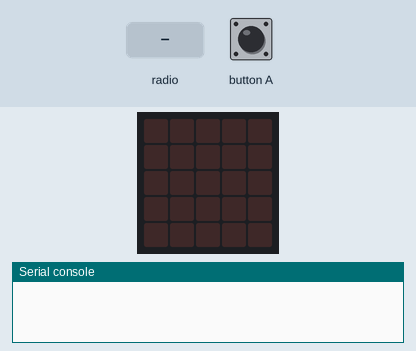
The program below on a simulated BBC micro:bit (MakeCode). Shown: the board's 5×5 LED display, the last lines printed to the serial console. The inputs (shaded band) are chosen by the test bench. Random numbers come from a fixed seed; no radio messages arrive unless stated (any console line starting 'radio sent:' is added by the test bench).

Above: at 1.2 s.
1.3 s: button A pressed for 0.15 s
At 2.3 s:
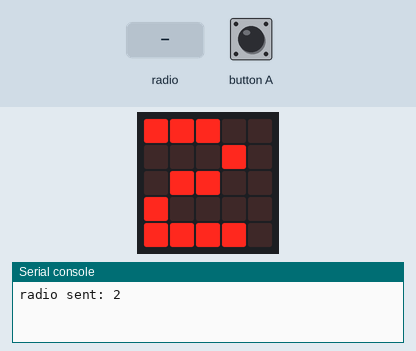
2.9 s: radio message "1" arrives
At 3.9 s:
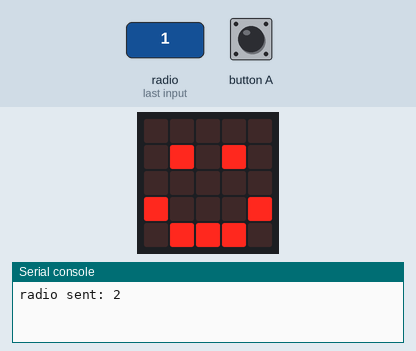
5.1 s: radio message "5" arrives
At 6.8 s:
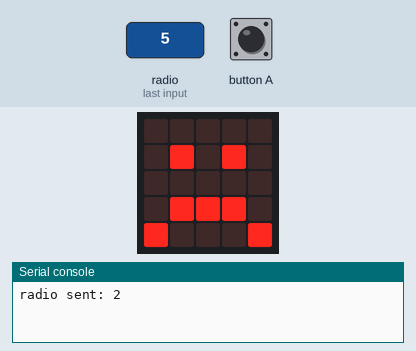
7.3 s: button A pressed for 0.15 s
At 8.0 s:
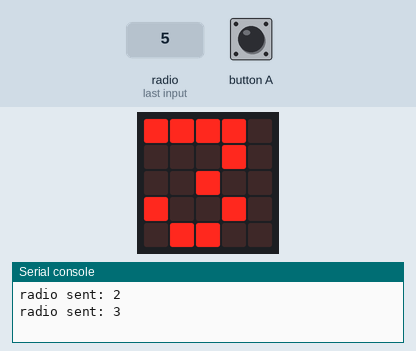
8.9 s: radio message "0" arrives
At 9.5 s:
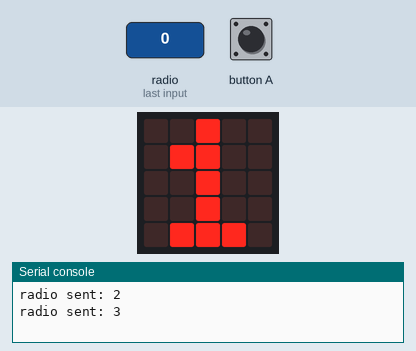
Timing chart, 0 to 11.9 s (numbered marks = the images above; inputs shaded):
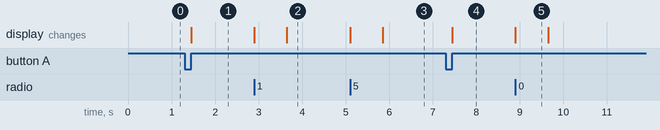

Measured:
- after the input at 1.3 s, the display: changes after 0.15 s (image 1)
- after the input at 2.9 s, the display: first changes at once (image 2 shows a later state)
- after the input at 5.1 s, the display: first changes at once (image 3 shows a later state)
- after the input at 7.3 s, the display: changes after 0.15 s (image 4)
- after the input at 8.9 s, the display: changes at once (image 5)
- what the display in image 5 shows lasts 0.8 s, from 8.9 s to 9.7 s

The program:

main.ts
```typescript
radio.onReceivedNumber(function on_received_number(receivedNumber: number) {

    numcpu = randint(1, 6)
    basic.showNumber(numcpu)
    if (receivedNumber < numcpu) {
        basic.showIcon(IconNames.Happy)
    } else {
        basic.showIcon(IconNames.Sad)
    }

})
input.onButtonPressed(Button.A, function on_button_pressed_a() {

    mynum = randint(1, 6)
    radio.sendNumber(mynum)
    basic.showNumber(mynum)
})
let mynum = 0
let numcpu = 0
```

test.ts
```typescript
// aquí va el archivo "tests"; esto no se compilará cuando este paquete se utilice como una extensión.
```
